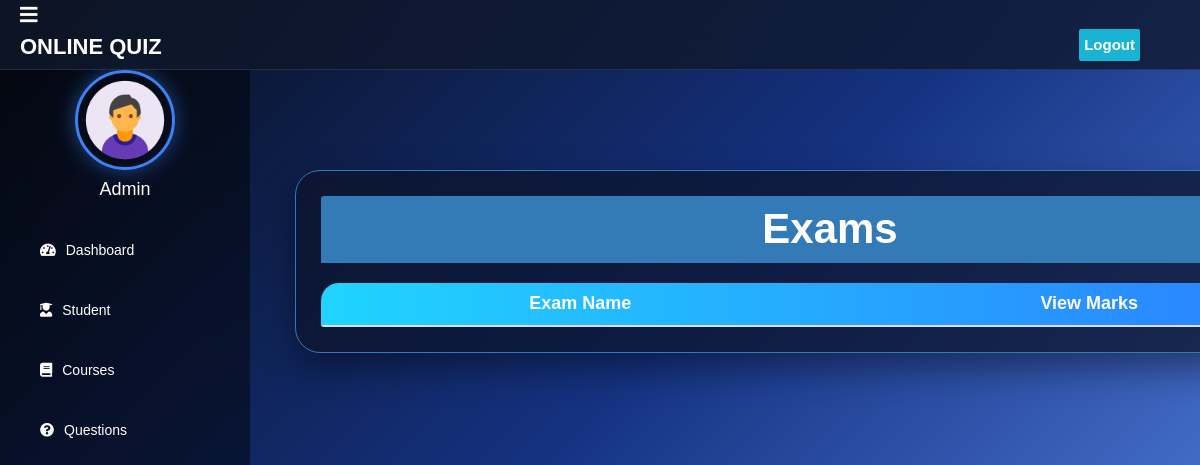
Page /admin-view-marks/9 (signed in) on the earlier database version.
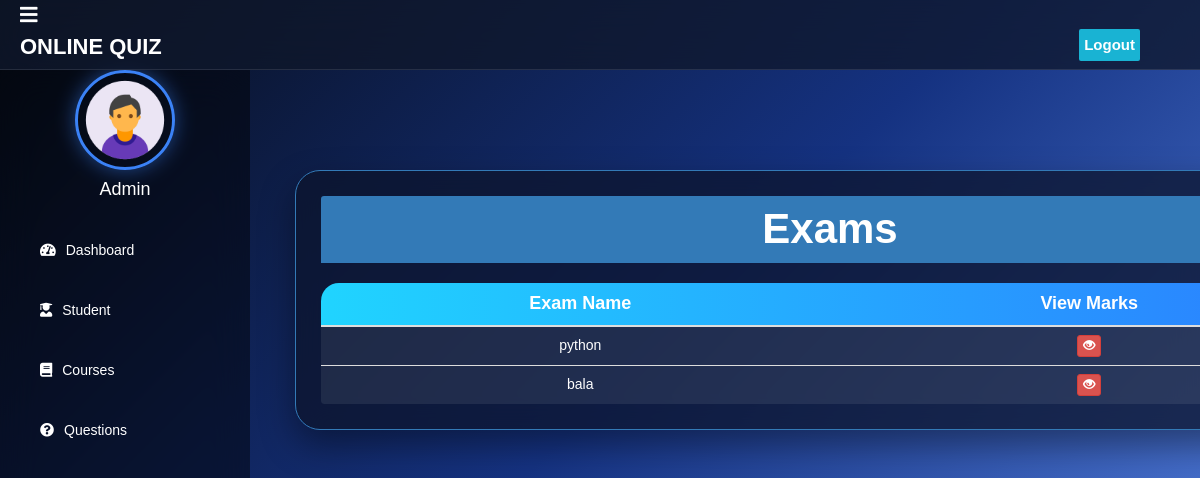
Same page on the later database version.
### quiz/models.py (models this page shows, shortened)
class Course(models.Model):
   course_name = models.CharField(max_length=50)
   question_number = models.PositiveIntegerField(default=0)
   total_marks = models.PositiveIntegerField(default=0)

### quiz/views.py (the view)
# urls.py: path('admin-view-marks/<int:pk>', views.admin_view_marks_view, name='admin-view-marks'),
@login_required(login_url='adminlogin')
def admin_view_marks_view(request,pk):
    courses = models.Course.objects.all()
    response =  render(request,'quiz/admin_view_marks.html',{'courses':courses})
    response.set_cookie('student_id',str(pk))
    return response

### templates/quiz/admin_view_marks.html (shortened to what this page needs)
{% extends 'quiz/adminbase.html' %}
{% block content %}
{%load static%}
<head>
  <link href="//netdna.bootstrapcdn.com/bootstrap/3.0.0/css/bootstrap.min.css" rel="stylesheet" id="bootstrap-css">
</head>
<br><br>
<div class="container">
  <div class="panel panel-primary">
    <div class="panel-heading">
      <h6 class="panel-title">Exams</h6>
    </div>
    <table class="table table-hover" id="dev-table">
      <thead>
        <tr>
          <th>Exam Name</th>
          <th>View Marks</th>
        </tr>
      </thead>
      {% for t in courses %}
      <tr>
        <td> {{t.course_name}}</td>
        <td><a class="btn btn-danger btn-xs" href="{% url 'admin-check-marks' t.id  %}"><span class="glyphicon glyphicon-eye-open"></span></a></td>
      </tr>
      {% endfor %}
    </table>
  </div>
</div>
<br><br><br><br><br><br>
{% endblock content %}

Differences in the rows shown:
added Course: course_name "python"
added Course: course_name "bala"
